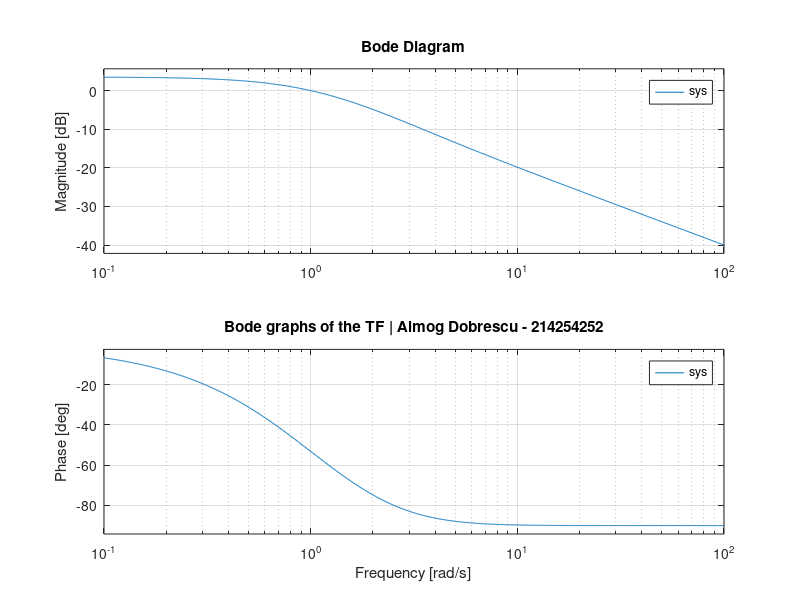

The MATLAB source for this figure: (Note: this script raises an error after producing the figure.)
%Almog Dobrescu
clc;
format long

%Q2.1.

%defining the system
sys = tf([1 3],[1 3 2]);

%ploting the bode diagram
fig1 = figure ("Name",'Bode of the TF','Position',[200 50 1200 820]);
bode(sys)
title("Bode graphs of the TF | Almog Dobrescu - 214254252");
grid on 
exportgraphics(fig1, 'Q2_1-graph.png','Resolution',1200); %export the fig to a png file

%%

%Q2.3.

%extracting the vectors of the plots form the bode function
[Magnitude_3d, Phase_3d, Omega] = bode(sys);

%they came out as a matrix so I will convert them to a vector
Magnitude_1d = zeros(1,length(Magnitude_3d));
Phase_1d_in_deg = zeros(1,length(Phase_3d));
for i = 1:length(Magnitude_3d)
    Magnitude_1d(i) = Magnitude_3d(1,1,i);
    Phase_1d_in_deg(i) = Phase_3d(1,1,i);
end

Magnitude_in_dB = zeros(1,length(Magnitude_3d));
for i = 1:length(Magnitude_3d)
    Magnitude_in_dB(i) = 20*log10(Magnitude_1d(i));
end

%defining the analytical phase and magnitude
Analytical_Magnitude_in_dB = 20*log10(((9+Omega.^2).^0.5)./((2-Omega.^2).^2+9*Omega.^2).^0.5);
Analytical_Phase_in_deg = -rad2deg(atan((Omega.^3+7*Omega)/(6)));
Omega_log = log10(Omega);

%ploting
fig2 = figure("Name",'Analytical and Numerical Bode Plots of the TF','Position',[200 50 1200 820]);
tiledlayout('flow')

nexttile
hold on
semilogx(Omega_log,Magnitude_in_dB,'LineWidth',3)
semilogx(Omega_log,Analytical_Magnitude_in_dB, 'LineStyle','--', 'Color','r','LineWidth',3)
title (["Plot of the Analytical and Numerical Magnitude as a Function of Omega", "Almog Dobrescu - 214254252"])
xlabel('log10(Omega) [rad/s]')
ylabel('Magnitude [dB]')
grid on
grid minor
legend({'Numerical Magnutide','Analytical Magnitude'},'FontSize',14 ,'Location','southwest')

nexttile
hold on
semilogx(Omega_log,Phase_1d_in_deg,'LineWidth',3)
semilogx(Omega_log,Analytical_Phase_in_deg, 'LineStyle','--', 'Color','r','LineWidth',3)
title (["Plot of the Analytical and Numerical Phase as a Function of Omega", "Almog Dobrescu - 214254252"])
xlabel('log10(Omega) [rad/s]')
ylabel('Phase [deg]')
grid on
grid minor
legend({'Numerical Phase','Analytical Phase'},'FontSize',14 ,'Location','southwest')

exportgraphics(fig2, 'Q2_3-graph.png','Resolution',1200); %export the fig to a png file

%%

%Q2.4.

%ploting the bode graphs for the TF to mark points of the graph
fig3 = figure ("Name",'Bode of the TF for marking points','Position',[200 50 1200 820]);
bode(sys)
title("Bode graphs of the TF | Almog Dobrescu - 214254252");
grid on 
% exportgraphics(fig3, 'Q2_4-graph.png','Resolution',1200); %export the fig to a png file
